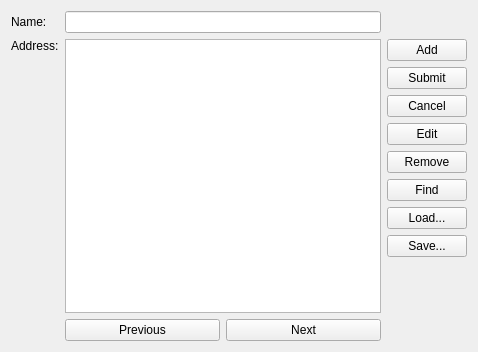
<?xml version="1.0" encoding="UTF-8"?>
<ui version="4.0">
 <class>AddressBook</class>
 <widget class="QWidget" name="AddressBook">
  <property name="geometry">
   <rect>
    <x>0</x>
    <y>0</y>
    <width>478</width>
    <height>352</height>
   </rect>
  </property>
  <property name="windowTitle">
   <string>AddressBook</string>
  </property>
  <layout class="QHBoxLayout" name="horizontalLayout_2">
   <item>
    <layout class="QGridLayout" name="gridLayout">
     <item row="0" column="0">
      <widget class="QLabel" name="nameLabel">
       <property name="text">
        <string>Name:</string>
       </property>
      </widget>
     </item>
     <item row="0" column="1">
      <widget class="QLineEdit" name="nameLine"/>
     </item>
     <item row="1" column="0">
      <widget class="QLabel" name="addressLabel">
       <property name="text">
        <string>Address:</string>
       </property>
       <property name="alignment">
        <set>Qt::AlignLeading|Qt::AlignLeft|Qt::AlignTop</set>
       </property>
      </widget>
     </item>
     <item row="1" column="1">
      <widget class="QTextEdit" name="addressText"/>
     </item>
     <item row="1" column="2">
      <layout class="QVBoxLayout" name="verticalLayout">
       <item>
        <widget class="QPushButton" name="addButton">
         <property name="text">
          <string>Add</string>
         </property>
        </widget>
       </item>
       <item>
        <widget class="QPushButton" name="submitButton">
         <property name="text">
          <string>Submit</string>
         </property>
        </widget>
       </item>
       <item>
        <widget class="QPushButton" name="cancelButton">
         <property name="text">
          <string>Cancel</string>
         </property>
        </widget>
       </item>
       <item>
        <widget class="QPushButton" name="editButton">
         <property name="text">
          <string>Edit</string>
         </property>
        </widget>
       </item>
       <item>
        <widget class="QPushButton" name="removeButton">
         <property name="text">
          <string>Remove</string>
         </property>
        </widget>
       </item>
       <item>
        <widget class="QPushButton" name="findButton">
         <property name="text">
          <string>Find</string>
         </property>
        </widget>
       </item>
       <item>
        <widget class="QPushButton" name="loadButton">
         <property name="toolTip">
          <string>Load contacts from a file</string>
         </property>
         <property name="text">
          <string>Load...</string>
         </property>
        </widget>
       </item>
       <item>
        <widget class="QPushButton" name="saveButton">
         <property name="toolTip">
          <string>Save contacts to a file</string>
         </property>
         <property name="text">
          <string>Save...</string>
         </property>
        </widget>
       </item>
       <item>
        <spacer name="verticalSpacer">
         <property name="orientation">
          <enum>Qt::Vertical</enum>
         </property>
         <property name="sizeHint" stdset="0">
          <size>
           <width>20</width>
           <height>40</height>
          </size>
         </property>
        </spacer>
       </item>
      </layout>
     </item>
     <item row="2" column="1">
      <layout class="QHBoxLayout" name="horizontalLayout">
       <item>
        <widget class="QPushButton" name="nextButton">
         <property name="text">
          <string>Previous</string>
         </property>
        </widget>
       </item>
       <item>
        <widget class="QPushButton" name="previousButton">
         <property name="text">
          <string>Next</string>
         </property>
        </widget>
       </item>
      </layout>
     </item>
    </layout>
   </item>
  </layout>
 </widget>
 <layoutdefault spacing="6" margin="11"/>
 <resources/>
 <connections/>
</ui>
